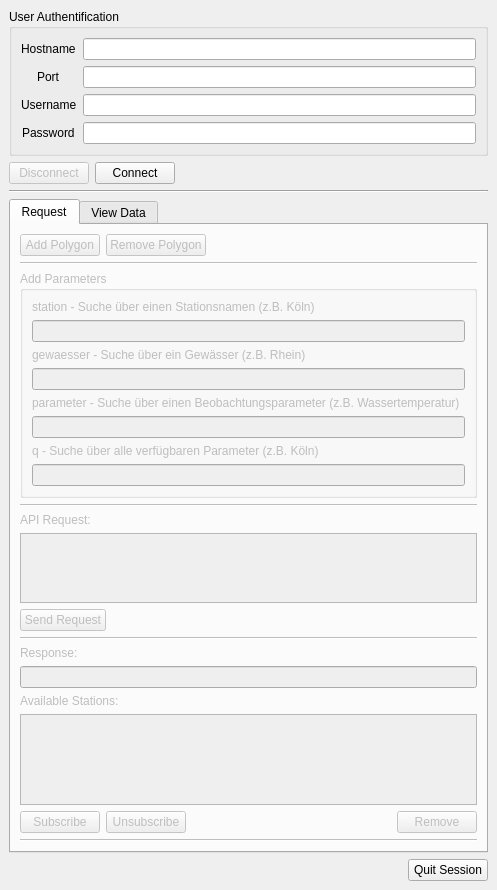
<?xml version="1.0" encoding="UTF-8"?>
<ui version="4.0">
 <class>DockWidget</class>
 <widget class="QDockWidget" name="DockWidget">
  <property name="enabled">
   <bool>true</bool>
  </property>
  <property name="geometry">
   <rect>
    <x>0</x>
    <y>0</y>
    <width>497</width>
    <height>890</height>
   </rect>
  </property>
  <property name="minimumSize">
   <size>
    <width>200</width>
    <height>520</height>
   </size>
  </property>
  <property name="windowTitle">
   <string>QPegel</string>
  </property>
  <widget class="QWidget" name="dockWidgetContents">
   <property name="minimumSize">
    <size>
     <width>200</width>
     <height>200</height>
    </size>
   </property>
   <layout class="QVBoxLayout" name="verticalLayout_6">
    <item>
     <widget class="QgsCollapsibleGroupBox" name="mGroupBoxUserAuthentification">
      <property name="sizePolicy">
       <sizepolicy hsizetype="Preferred" vsizetype="MinimumExpanding">
        <horstretch>0</horstretch>
        <verstretch>0</verstretch>
       </sizepolicy>
      </property>
      <property name="minimumSize">
       <size>
        <width>0</width>
        <height>0</height>
       </size>
      </property>
      <property name="baseSize">
       <size>
        <width>0</width>
        <height>0</height>
       </size>
      </property>
      <property name="focusPolicy">
       <enum>Qt::FocusPolicy::WheelFocus</enum>
      </property>
      <property name="title">
       <string>User Authentification</string>
      </property>
      <property name="collapsed">
       <bool>false</bool>
      </property>
      <property name="saveCollapsedState">
       <bool>false</bool>
      </property>
      <layout class="QVBoxLayout" name="verticalLayout_2">
       <item>
        <layout class="QGridLayout" name="gridLayout">
         <item row="0" column="2">
          <widget class="QLineEdit" name="lineEditHostname">
           <property name="text">
            <string/>
           </property>
          </widget>
         </item>
         <item row="1" column="2">
          <widget class="QLineEdit" name="lineEditPort">
           <property name="text">
            <string/>
           </property>
          </widget>
         </item>
         <item row="3" column="2">
          <widget class="QgsPasswordLineEdit" name="mLineEditPassword">
           <property name="text">
            <string/>
           </property>
          </widget>
         </item>
         <item row="1" column="0" alignment="Qt::AlignmentFlag::AlignHCenter">
          <widget class="QLabel" name="labelPort">
           <property name="layoutDirection">
            <enum>Qt::LayoutDirection::LeftToRight</enum>
           </property>
           <property name="text">
            <string>Port</string>
           </property>
          </widget>
         </item>
         <item row="2" column="2">
          <widget class="QLineEdit" name="lineEditUsername">
           <property name="text">
            <string/>
           </property>
          </widget>
         </item>
         <item row="3" column="0" alignment="Qt::AlignmentFlag::AlignHCenter">
          <widget class="QLabel" name="labelPassword">
           <property name="text">
            <string>Password</string>
           </property>
          </widget>
         </item>
         <item row="2" column="0" alignment="Qt::AlignmentFlag::AlignHCenter">
          <widget class="QLabel" name="labelUsername">
           <property name="text">
            <string>Username</string>
           </property>
          </widget>
         </item>
         <item row="0" column="0" alignment="Qt::AlignmentFlag::AlignHCenter">
          <widget class="QLabel" name="labelHostname">
           <property name="text">
            <string>Hostname</string>
           </property>
          </widget>
         </item>
        </layout>
       </item>
      </layout>
     </widget>
    </item>
    <item>
     <layout class="QHBoxLayout" name="horizontalLayout_5">
      <item>
       <widget class="QPushButton" name="pushButtonDisconnect">
        <property name="enabled">
         <bool>false</bool>
        </property>
        <property name="text">
         <string>Disconnect</string>
        </property>
       </widget>
      </item>
      <item>
       <widget class="QPushButton" name="pushButtonConnect">
        <property name="text">
         <string>Connect</string>
        </property>
       </widget>
      </item>
      <item>
       <spacer name="horizontalSpacer_7">
        <property name="orientation">
         <enum>Qt::Orientation::Horizontal</enum>
        </property>
        <property name="sizeHint" stdset="0">
         <size>
          <width>40</width>
          <height>20</height>
         </size>
        </property>
       </spacer>
      </item>
      <item>
       <widget class="QWidget" name="widgetStatus" native="true">
        <property name="minimumSize">
         <size>
          <width>20</width>
          <height>20</height>
         </size>
        </property>
        <property name="maximumSize">
         <size>
          <width>20</width>
          <height>20</height>
         </size>
        </property>
       </widget>
      </item>
     </layout>
    </item>
    <item>
     <widget class="Line" name="line_5">
      <property name="orientation">
       <enum>Qt::Orientation::Horizontal</enum>
      </property>
     </widget>
    </item>
    <item>
     <widget class="QTabWidget" name="tabWidget">
      <property name="enabled">
       <bool>true</bool>
      </property>
      <property name="sizePolicy">
       <sizepolicy hsizetype="Minimum" vsizetype="Preferred">
        <horstretch>0</horstretch>
        <verstretch>0</verstretch>
       </sizepolicy>
      </property>
      <property name="currentIndex">
       <number>0</number>
      </property>
      <widget class="QWidget" name="tab1Request">
       <property name="enabled">
        <bool>false</bool>
       </property>
       <property name="sizePolicy">
        <sizepolicy hsizetype="Preferred" vsizetype="MinimumExpanding">
         <horstretch>0</horstretch>
         <verstretch>0</verstretch>
        </sizepolicy>
       </property>
       <attribute name="title">
        <string>Request</string>
       </attribute>
       <layout class="QVBoxLayout" name="verticalLayout_4">
        <item>
         <layout class="QVBoxLayout" name="verticalLayout">
          <property name="sizeConstraint">
           <enum>QLayout::SizeConstraint::SetDefaultConstraint</enum>
          </property>
          <item>
           <layout class="QVBoxLayout" name="layoutFunctionality">
            <item>
             <layout class="QHBoxLayout" name="horizontalLayout">
              <item>
               <widget class="QPushButton" name="pushButtonAddPolygon">
                <property name="enabled">
                 <bool>false</bool>
                </property>
                <property name="text">
                 <string>Add Polygon</string>
                </property>
               </widget>
              </item>
              <item>
               <widget class="QPushButton" name="pushButtonRemovePolygon">
                <property name="enabled">
                 <bool>false</bool>
                </property>
                <property name="text">
                 <string>Remove Polygon</string>
                </property>
               </widget>
              </item>
              <item>
               <spacer name="horizontalSpacer_5">
                <property name="orientation">
                 <enum>Qt::Orientation::Horizontal</enum>
                </property>
                <property name="sizeHint" stdset="0">
                 <size>
                  <width>40</width>
                  <height>20</height>
                 </size>
                </property>
               </spacer>
              </item>
             </layout>
            </item>
            <item>
             <widget class="Line" name="line">
              <property name="orientation">
               <enum>Qt::Orientation::Horizontal</enum>
              </property>
             </widget>
            </item>
            <item>
             <widget class="QgsCollapsibleGroupBox" name="mGroupBoxParameter">
              <property name="sizePolicy">
               <sizepolicy hsizetype="Preferred" vsizetype="MinimumExpanding">
                <horstretch>0</horstretch>
                <verstretch>0</verstretch>
               </sizepolicy>
              </property>
              <property name="title">
               <string>Add Parameters</string>
              </property>
              <property name="collapsed">
               <bool>true</bool>
              </property>
              <layout class="QVBoxLayout" name="verticalLayout_9">
               <item>
                <widget class="QLabel" name="labelStation">
                 <property name="text">
                  <string>station - Suche über einen Stationsnamen (z.B. Köln)</string>
                 </property>
                </widget>
               </item>
               <item>
                <widget class="QLineEdit" name="lineEditStation"/>
               </item>
               <item>
                <widget class="QLabel" name="labelGewaesser">
                 <property name="text">
                  <string>gewaesser - Suche über ein Gewässer (z.B. Rhein)</string>
                 </property>
                </widget>
               </item>
               <item>
                <widget class="QLineEdit" name="lineEditGewaesser">
                 <property name="enabled">
                  <bool>false</bool>
                 </property>
                </widget>
               </item>
               <item>
                <widget class="QLabel" name="labelParameter">
                 <property name="text">
                  <string>parameter - Suche über einen Beobachtungsparameter (z.B. Wassertemperatur)</string>
                 </property>
                </widget>
               </item>
               <item>
                <widget class="QLineEdit" name="lineEditParameter"/>
               </item>
               <item>
                <widget class="QLabel" name="labelQ">
                 <property name="text">
                  <string>q - Suche über alle verfügbaren Parameter (z.B. Köln) </string>
                 </property>
                </widget>
               </item>
               <item>
                <widget class="QLineEdit" name="lineEditQ"/>
               </item>
              </layout>
             </widget>
            </item>
            <item>
             <widget class="Line" name="lineqParameter">
              <property name="orientation">
               <enum>Qt::Orientation::Horizontal</enum>
              </property>
             </widget>
            </item>
            <item>
             <widget class="QLabel" name="labelRequest">
              <property name="text">
               <string>API Request:</string>
              </property>
             </widget>
            </item>
            <item>
             <widget class="QTextEdit" name="textEditRequest">
              <property name="enabled">
               <bool>false</bool>
              </property>
              <property name="maximumSize">
               <size>
                <width>16777215</width>
                <height>100</height>
               </size>
              </property>
             </widget>
            </item>
            <item>
             <layout class="QHBoxLayout" name="horizontalLayout_2">
              <item>
               <widget class="QPushButton" name="pushButtonSend">
                <property name="enabled">
                 <bool>false</bool>
                </property>
                <property name="text">
                 <string>Send Request</string>
                </property>
               </widget>
              </item>
              <item>
               <spacer name="horizontalSpacer_3">
                <property name="orientation">
                 <enum>Qt::Orientation::Horizontal</enum>
                </property>
                <property name="sizeHint" stdset="0">
                 <size>
                  <width>40</width>
                  <height>20</height>
                 </size>
                </property>
               </spacer>
              </item>
             </layout>
            </item>
            <item>
             <widget class="Line" name="line_2">
              <property name="orientation">
               <enum>Qt::Orientation::Horizontal</enum>
              </property>
             </widget>
            </item>
            <item>
             <widget class="QLabel" name="labelResponse">
              <property name="text">
               <string>Response:</string>
              </property>
             </widget>
            </item>
            <item>
             <widget class="QLineEdit" name="lineEditResponse">
              <property name="enabled">
               <bool>false</bool>
              </property>
             </widget>
            </item>
            <item>
             <widget class="QLabel" name="label_3">
              <property name="text">
               <string>Available Stations:</string>
              </property>
             </widget>
            </item>
            <item>
             <widget class="QListWidget" name="listWidgetLayers"/>
            </item>
            <item>
             <layout class="QHBoxLayout" name="horizontalLayout_6">
              <item>
               <widget class="QPushButton" name="pushButtonSubscribe">
                <property name="enabled">
                 <bool>false</bool>
                </property>
                <property name="text">
                 <string>Subscribe</string>
                </property>
               </widget>
              </item>
              <item>
               <widget class="QPushButton" name="pushButtonUnsubscribe">
                <property name="enabled">
                 <bool>false</bool>
                </property>
                <property name="text">
                 <string>Unsubscribe</string>
                </property>
               </widget>
              </item>
              <item>
               <spacer name="horizontalSpacer_10">
                <property name="orientation">
                 <enum>Qt::Orientation::Horizontal</enum>
                </property>
                <property name="sizeHint" stdset="0">
                 <size>
                  <width>40</width>
                  <height>20</height>
                 </size>
                </property>
               </spacer>
              </item>
              <item>
               <widget class="QPushButton" name="pushButtonRemoveStation">
                <property name="text">
                 <string>Remove</string>
                </property>
               </widget>
              </item>
             </layout>
            </item>
            <item>
             <widget class="Line" name="line_3">
              <property name="orientation">
               <enum>Qt::Orientation::Horizontal</enum>
              </property>
             </widget>
            </item>
           </layout>
          </item>
         </layout>
        </item>
       </layout>
      </widget>
      <widget class="QWidget" name="tab2ViewData">
       <attribute name="title">
        <string>View Data</string>
       </attribute>
       <layout class="QVBoxLayout" name="verticalLayout_5">
        <item>
         <widget class="QLabel" name="label">
          <property name="text">
           <string>Select Layer:</string>
          </property>
         </widget>
        </item>
        <item>
         <widget class="QgsMapLayerComboBox" name="mMapLayerComboBox"/>
        </item>
        <item>
         <widget class="QLabel" name="label_2">
          <property name="text">
           <string>Select Unit(s):</string>
          </property>
         </widget>
        </item>
        <item>
         <widget class="QgsCheckableComboBox" name="mComboBoxUnit"/>
        </item>
        <item>
         <layout class="QVBoxLayout" name="verticalLayoutPlot"/>
        </item>
       </layout>
      </widget>
     </widget>
    </item>
    <item>
     <layout class="QHBoxLayout" name="horizontalLayout_7">
      <item>
       <spacer name="horizontalSpacer_6">
        <property name="orientation">
         <enum>Qt::Orientation::Horizontal</enum>
        </property>
        <property name="sizeHint" stdset="0">
         <size>
          <width>40</width>
          <height>20</height>
         </size>
        </property>
       </spacer>
      </item>
      <item>
       <widget class="QPushButton" name="pushButtonQuitSession">
        <property name="text">
         <string>Quit Session</string>
        </property>
       </widget>
      </item>
     </layout>
    </item>
    <item>
     <spacer name="verticalSpacer">
      <property name="orientation">
       <enum>Qt::Orientation::Vertical</enum>
      </property>
      <property name="sizeHint" stdset="0">
       <size>
        <width>20</width>
        <height>40</height>
       </size>
      </property>
     </spacer>
    </item>
   </layout>
  </widget>
 </widget>
 <customwidgets>
  <customwidget>
   <class>QgsCheckableComboBox</class>
   <extends>QComboBox</extends>
   <header>qgscheckablecombobox.h</header>
  </customwidget>
  <customwidget>
   <class>QgsCollapsibleGroupBox</class>
   <extends>QGroupBox</extends>
   <header>qgscollapsiblegroupbox.h</header>
   <container>1</container>
  </customwidget>
  <customwidget>
   <class>QgsMapLayerComboBox</class>
   <extends>QComboBox</extends>
   <header>qgsmaplayercombobox.h</header>
  </customwidget>
  <customwidget>
   <class>QgsPasswordLineEdit</class>
   <extends>QLineEdit</extends>
   <header>qgspasswordlineedit.h</header>
  </customwidget>
 </customwidgets>
 <resources/>
 <connections/>
</ui>
